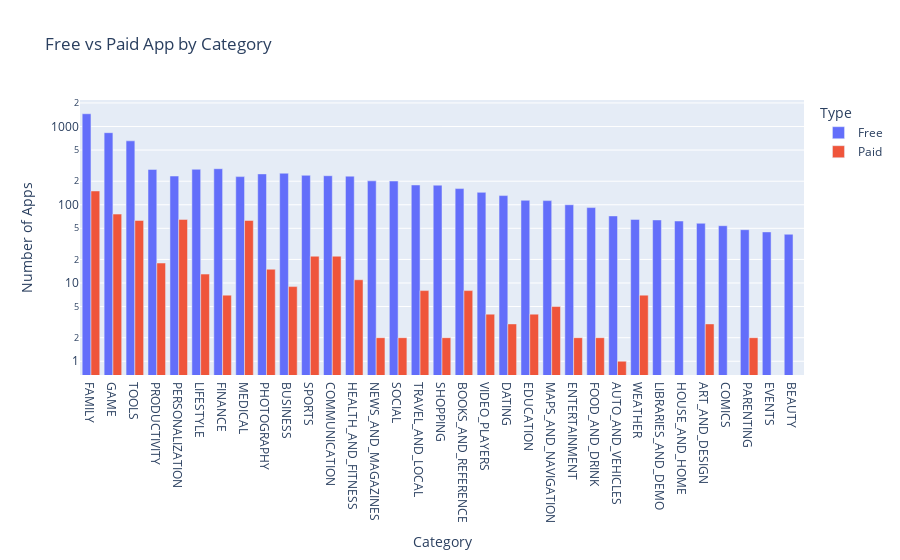

The notebook cell saved with this chart:
### Code cell
barg = px.bar(data_frame=df_free_vs_paid, x="Category", y="App", title="Free vs Paid App by Category", color="Type", barmode="group")
barg.update_layout(xaxis_title ="Category", yaxis_title = "Number of Apps", xaxis={"categoryorder":"total descending"}, yaxis=dict(type="log"))
barg.show()

### Figure 1 — Plotly figure (JSON) as saved in the notebook; plotly's stock layout.template omitted (floating-point values rounded to 4 significant figures)
{"data": [{"alignmentgroup": "True", "hovertemplate": "Type=Free<br>Category=%{x}<br>App=%{y}<extra></extra>", "legendgroup": "Free", "marker": {"color": "#636efa", "pattern": {"shape": ""}}, "name": "Free", "offsetgroup": "Free", "orientation": "v", "showlegend": true, "textposition": "auto", "type": "bar", "x": ["ART_AND_DESIGN", "AUTO_AND_VEHICLES", "BEAUTY", "BOOKS_AND_REFERENCE", "BUSINESS", "COMICS", "COMMUNICATION", "DATING", "EDUCATION", "ENTERTAINMENT", "EVENTS", "FAMILY", "FINANCE", "FOOD_AND_DRINK", "GAME", "HEALTH_AND_FITNESS", "HOUSE_AND_HOME", "LIBRARIES_AND_DEMO", "LIFESTYLE", "MAPS_AND_NAVIGATION", "MEDICAL", "NEWS_AND_MAGAZINES", "PARENTING", "PERSONALIZATION", "PHOTOGRAPHY", "PRODUCTIVITY", "SHOPPING", "SOCIAL", "SPORTS", "TOOLS", "TRAVEL_AND_LOCAL", "VIDEO_PLAYERS", "WEATHER"], "xaxis": "x", "y": [58, 72, 42, 161, 253, 54, 235, 131, 114, 100, 45, 1456, 289, 92, 834, 232, 62, 64, 284, 113, 229, 202, 48, 233, 248, 283, 178, 201, 238, 656, 179, 144, 65], "yaxis": "y"}, {"alignmentgroup": "True", "hovertemplate": "Type=Paid<br>Category=%{x}<br>App=%{y}<extra></extra>", "legendgroup": "Paid", "marker": {"color": "#EF553B", "pattern": {"shape": ""}}, "name": "Paid", "offsetgroup": "Paid", "orientation": "v", "showlegend": true, "textposition": "auto", "type": "bar", "x": ["ART_AND_DESIGN", "AUTO_AND_VEHICLES", "BOOKS_AND_REFERENCE", "BUSINESS", "COMMUNICATION", "DATING", "EDUCATION", "ENTERTAINMENT", "FAMILY", "FINANCE", "FOOD_AND_DRINK", "GAME", "HEALTH_AND_FITNESS", "LIFESTYLE", "MAPS_AND_NAVIGATION", "MEDICAL", "NEWS_AND_MAGAZINES", "PARENTING", "PERSONALIZATION", "PHOTOGRAPHY", "PRODUCTIVITY", "SHOPPING", "SOCIAL", "SPORTS", "TOOLS", "TRAVEL_AND_LOCAL", "VIDEO_PLAYERS", "WEATHER"], "xaxis": "x", "y": [3, 1, 8, 9, 22, 3, 4, 2, 150, 7, 2, 76, 11, 13, 5, 63, 2, 2, 65, 15, 18, 2, 2, 22, 63, 8, 4, 7], "yaxis": "y"}], "layout": {"barmode": "group", "legend": {"title": {"text": "Type"}, "tracegroupgap": 0}, "title": {"text": "Free vs Paid App by Category"}, "xaxis": {"anchor": "y", "categoryorder": "total descending", "domain": [0, 1], "title": {"text": "Category"}}, "yaxis": {"anchor": "x", "domain": [0, 1], "title": {"text": "Number of Apps"}, "type": "log"}}}
